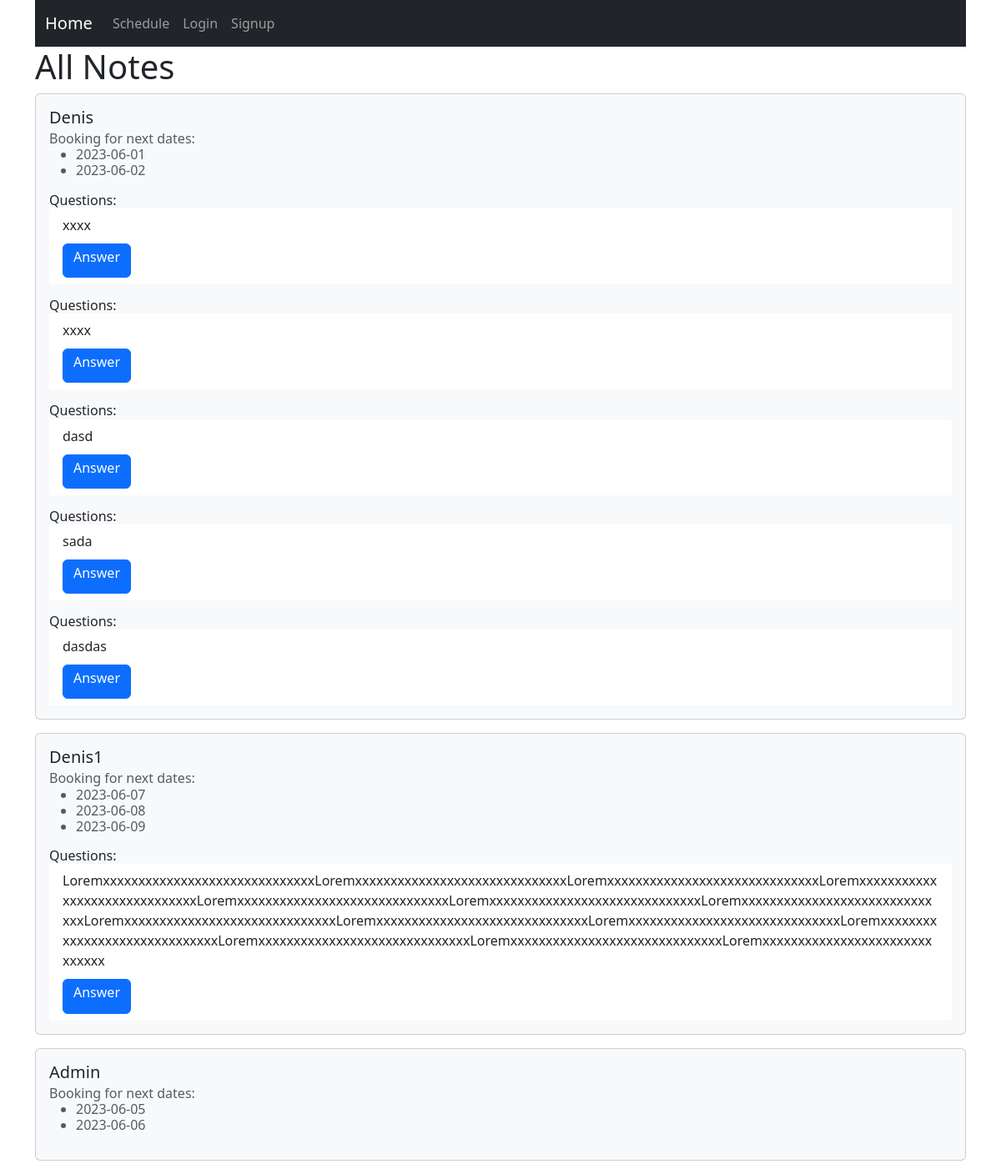
The page /superuser/schedule on the database its author committed.
### app/models.py (models this page shows, shortened)
class Booking(models.Model):
    user = models.ForeignKey(User, on_delete=models.CASCADE)
    date = models.ForeignKey(Dates, on_delete=models.CASCADE, related_name='bookings')

class Dates(models.Model):
    date = models.DateField(unique=True)
    available = models.BooleanField(default=True)
    def __str__(self):
        return str(self.date)

class Question(models.Model):
    user = models.ForeignKey(User, on_delete=models.CASCADE)
    question = models.TextField()

### app/views.py (the view)
# urls.py: path('superuser/schedule', SuperUserScheduleView.as_view(), name='super-schedule'),
class SuperUserScheduleView(ListView):
    model = User
    template_name = 'superuser/super-schedule.html'
    context_object_name = 'users'
    def get_context_data(self, **kwargs):
        context = super().get_context_data(**kwargs)
        context['dates'] = Dates.objects.all()
        context['books'] = Booking.objects.all()
        context['questions'] = Question.objects.all()
        return context

### app/templates/superuser/super-schedule.html
{% extends 'blocks/main.html' %}
{% block content %}
{% include 'blocks/navbar.html' %}
<h1>All Notes</h1>
{% for user in users %}
<div class="card bg-light mb-3">
    <div class="card-body">
        <h5 class="card-title">{{ user.username }}</h5>
        <h6 class="card-subtitle mb-2 text-muted">Booking for next dates:
            <ul>
                {% for book in books %}
                {% if book.user == user %}
                <li>{{book.date}}</li>
                {% endif %}
                {% endfor %}
            </ul>
        </h6>
        {% for question in questions %}
        {% if question.user == user %}
        <h6 class="card-subtitle mt-3">Questions:</h6>
        <ul class="list-group list-group-flush">
            <li class="list-group-item">
                {{question.question }}
                <form method="GET" action="{% url 'answer' %}">
                    <button style="margin-top: 10px;" class="btn btn-primary" type="submit" name="question_id"
                        value="{{ question.id }}">
                        <h2 class='button' style="font-size: 16px;">Answer</h2>
                    </button>
                </form>
            </li>
        </ul>
        {% endif %}
        {% endfor %}
    </div>
</div>
{% endfor %}
{% endblock %}

### static/css/style.css (style rules this page uses)
button { background-color: transparent; border: 0; }
button h2 { font-size: 20px; }

### rows shown on the page
Booking: date "2023-06-01"
Booking: date "2023-06-02"
Question: question "xxxx", {{ question.id }} 1 (drawn)
Question: question "xxxx", {{ question.id }} 2 (drawn)
Question: question "dasd", {{ question.id }} 3 (drawn)
Question: question "sada", {{ question.id }} 4 (drawn)
Question: question "dasdas", {{ question.id }} 5 (drawn)
Booking: date "2023-06-07"
Booking: date "2023-06-08"
Booking: date "2023-06-09"
Question: question "LoremxxxxxxxxxxxxxxxxxxxxxxxxxxxxxxLoremxxxxxxxxxxxxxxxxxxxxxxxxxxxxxxLoremxxxxxxxxxxxxxxxxxxxxxxxxxxxxxxLoremxxxxxxxxxxxxxxxxxxxxxxxxxxxxxxLoremxxxxxxxxxxxxxxxxxxxxxxxxxxxxxxLoremxxxxxxxxxxxxxxxxxxxxxxxxxxxxxxLoremxxxxxxxxxxxxxxxxxxxxxxxxxxxxxxLoremxxxxxxxxxxxxxxxxxxxxxxxxxxxxxxLoremxxxxxxxxxxxxxxxxxxxxxxxxxxxxxxLoremxxxxxxxxxxxxxxxxxxxxxxxxxxxxxxLoremxxxxxxxxxxxxxxxxxxxxxxxxxxxxxxLoremxxxxxxxxxxxxxxxxxxxxxxxxxxxxxxLoremxxxxxxxxxxxxxxxxxxxxxxxxxxxxxxLoremxxxxxxxxxxxxxxxxxxxxxxxxxxxxxx", {{ question.id }} 6 (drawn)
Booking: date "2023-06-05"
Booking: date "2023-06-06"

### other values the page prints
{{ user.username }} "Denis"
{{ user.username }} "Denis1"
{{ user.username }} "Admin"
